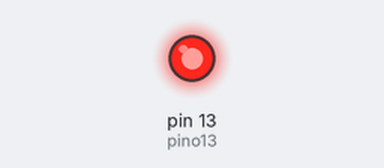
This sketch was run on a simulated Arduino Uno, built with avr-gcc and run on an emulated ATmega328P. On the bench: output pins drawn as LEDs (lit = HIGH).

Above: at 1.0 s.
At 7.2 s:
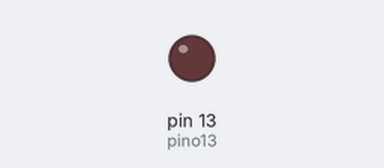
Timing chart, 0 to 12.7 s (numbered marks = the images above):
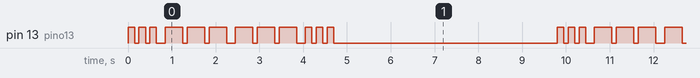

Measured:
- by itself, pin 13 (pino13): moves between LOW and HIGH, repeating every 9.8 s
- by itself, everything shown: repeats every 9.8 s, in 24 steps

The sketch:

sketch.ino
```cpp
int pino13 = 13;

void setup() {
    pinMode(pino13, OUTPUT);
}

void loop() {
  for(int x = 0; x < 3; x++){
    digitalWrite(pino13, HIGH);
    delay(150);
    digitalWrite(pino13, LOW);
    delay(100);
  }

  delay(100);

  for(int x = 0; x < 3; x++){
    digitalWrite(pino13, HIGH);
    delay(400);
    digitalWrite(pino13, LOW);
    delay(100);
  }

  delay(100);

  for(int x = 0; x < 3; x++){
    digitalWrite(pino13, HIGH);
    delay(400);
    digitalWrite(pino13, LOW);
    delay(100);
  }

  delay(100);

  for(int x = 0; x < 3; x++){
    digitalWrite(pino13, HIGH);
    delay(150);
    digitalWrite(pino13, LOW);
    delay(100);
  }

  delay(5000);

}
```
